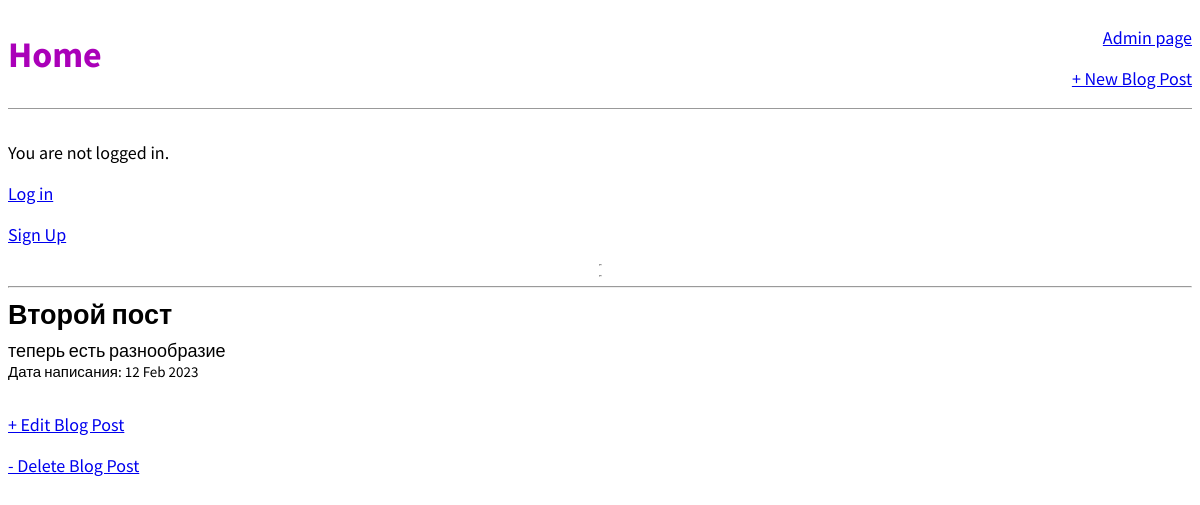
The app's page /post/2/ with its own data.
### blog/models.py (models this page shows, shortened)
class Post(models.Model):
    title = models.CharField(max_length=400)
    author = models.ForeignKey("auth.User", on_delete=models.CASCADE,)
    body = models.TextField()
    pub_date = models.DateTimeField('date published', auto_now_add=True)

### blog/views.py (the view)
# urls.py: path('post/<int:pk>/', BlogDetailView.as_view(), name='post_detail'),
class BlogDetailView(DetailView):
    model = Post
    ordering = ['-pub_date']
    template_name = 'post_detail.html'

### templates/post_detail.html
{% extends 'base.html' %}
{% block content %}
<div class="post-entry">
    <h2>{{object.title}}</h2>
    <p>{{object.body}}</p>
    <p><small>Дата написания: {{post.pub_date|date:"d M Y"}}</small></p>
</div>
<p><a href='{% url 'post_edit' post.pk %}'>+ Edit Blog Post</a></p>
<P><a href='{% url 'post_delete' post.pk %}'>- Delete Blog Post</a></P>
{% endblock content %}

### static/css/base.css (style rules this page uses)
body { font-family: 'Source Sans Pro', sans-serif; font-size: 18px; }
.post-entry { margin-bottom: 2rem; }
.post-entry h2 { margin: 0.5rem 0; }
.post-entry p { margin: 0; font-weight: 400; }

### records on screen
Post: title "Второй пост", body "теперь есть разнообразие", pub_date "12 Feb 2023"
